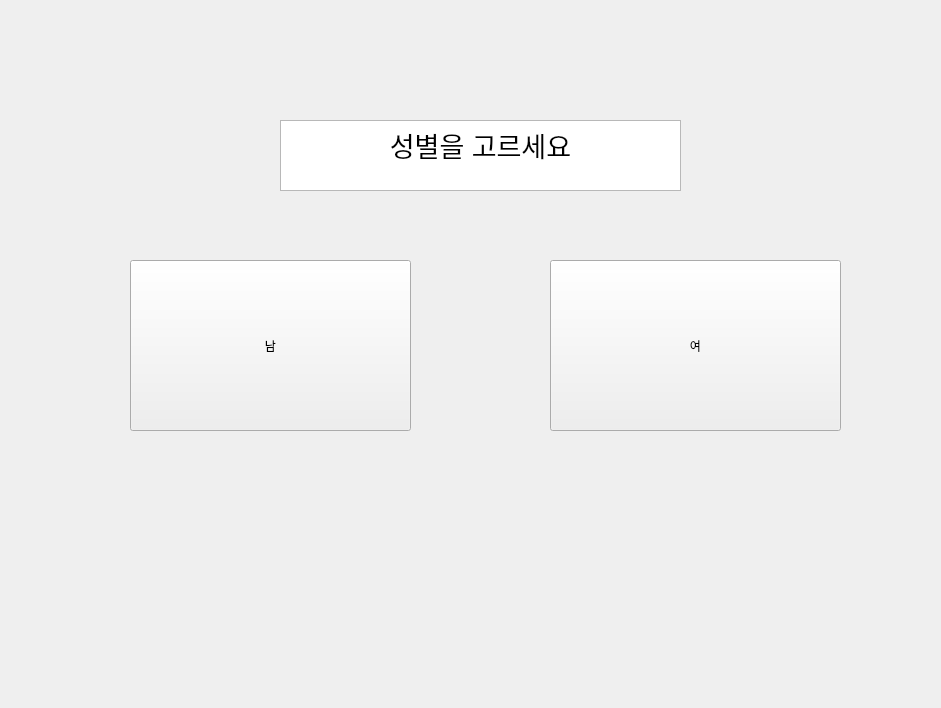
<?xml version="1.0" encoding="UTF-8"?>
<ui version="4.0">
 <class>Form</class>
 <widget class="QWidget" name="Form">
  <property name="geometry">
   <rect>
    <x>0</x>
    <y>0</y>
    <width>941</width>
    <height>708</height>
   </rect>
  </property>
  <property name="windowTitle">
   <string>Form</string>
  </property>
  <widget class="QPushButton" name="man">
   <property name="geometry">
    <rect>
     <x>130</x>
     <y>260</y>
     <width>281</width>
     <height>171</height>
    </rect>
   </property>
   <property name="text">
    <string>남</string>
   </property>
  </widget>
  <widget class="QPushButton" name="women">
   <property name="geometry">
    <rect>
     <x>550</x>
     <y>260</y>
     <width>291</width>
     <height>171</height>
    </rect>
   </property>
   <property name="text">
    <string>여</string>
   </property>
  </widget>
  <widget class="QTextEdit" name="textEdit">
   <property name="geometry">
    <rect>
     <x>280</x>
     <y>120</y>
     <width>401</width>
     <height>71</height>
    </rect>
   </property>
   <property name="html">
    <string>&lt;!DOCTYPE HTML PUBLIC &quot;-//W3C//DTD HTML 4.0//EN&quot; &quot;http://www.w3.org/TR/REC-html40/strict.dtd&quot;&gt;
&lt;html&gt;&lt;head&gt;&lt;meta name=&quot;qrichtext&quot; content=&quot;1&quot; /&gt;&lt;style type=&quot;text/css&quot;&gt;
p, li { white-space: pre-wrap; }
&lt;/style&gt;&lt;/head&gt;&lt;body style=&quot; font-family:'Gulim'; font-size:9pt; font-weight:400; font-style:normal;&quot;&gt;
&lt;p align=&quot;center&quot; style=&quot; margin-top:0px; margin-bottom:0px; margin-left:0px; margin-right:0px; -qt-block-indent:0; text-indent:0px;&quot;&gt;&lt;span style=&quot; font-size:20pt;&quot;&gt;성별을 고르세요&lt;/span&gt;&lt;/p&gt;&lt;/body&gt;&lt;/html&gt;</string>
   </property>
  </widget>
 </widget>
 <resources/>
 <connections/>
</ui>
